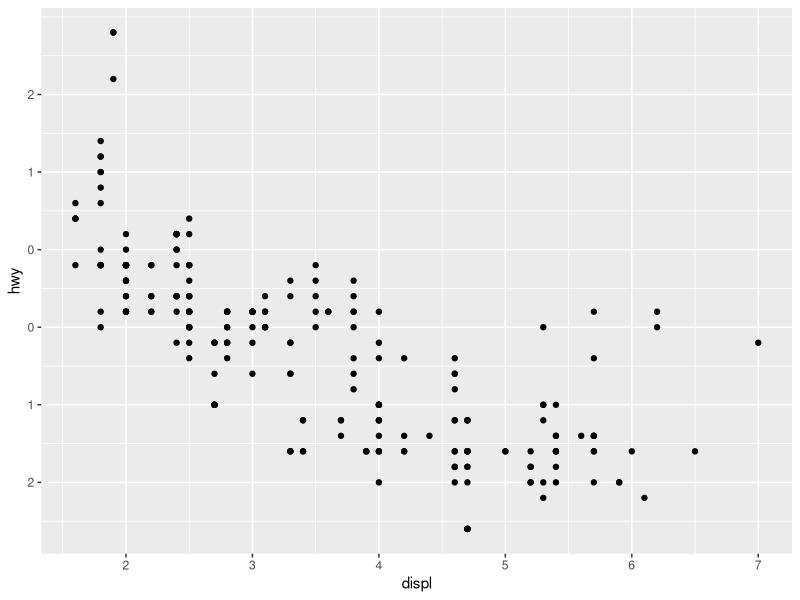

R code for this plot:
#!/usr/bin/env Rscript
# this script does what?
library(ggplot2)
library(Cairo)
# Cairo image template
CairoPNG("fname.png", 800, 800)
p1 <- ggplot(mpg, aes(displ, hwy)) + geom_point() +
    # scale_y_continuous(label = c("two", "four", "six"))
    # scale_y_continuous(breaks = c(15, 20, 25, 30, 35, 40), label = c("a", "b", "c", "a", "b", "c"))
    scale_y_continuous(breaks = c(15, 20, 25, 30, 35, 40), label = c(2,1,0,0,1,2))
show(p1)
dev.off()
